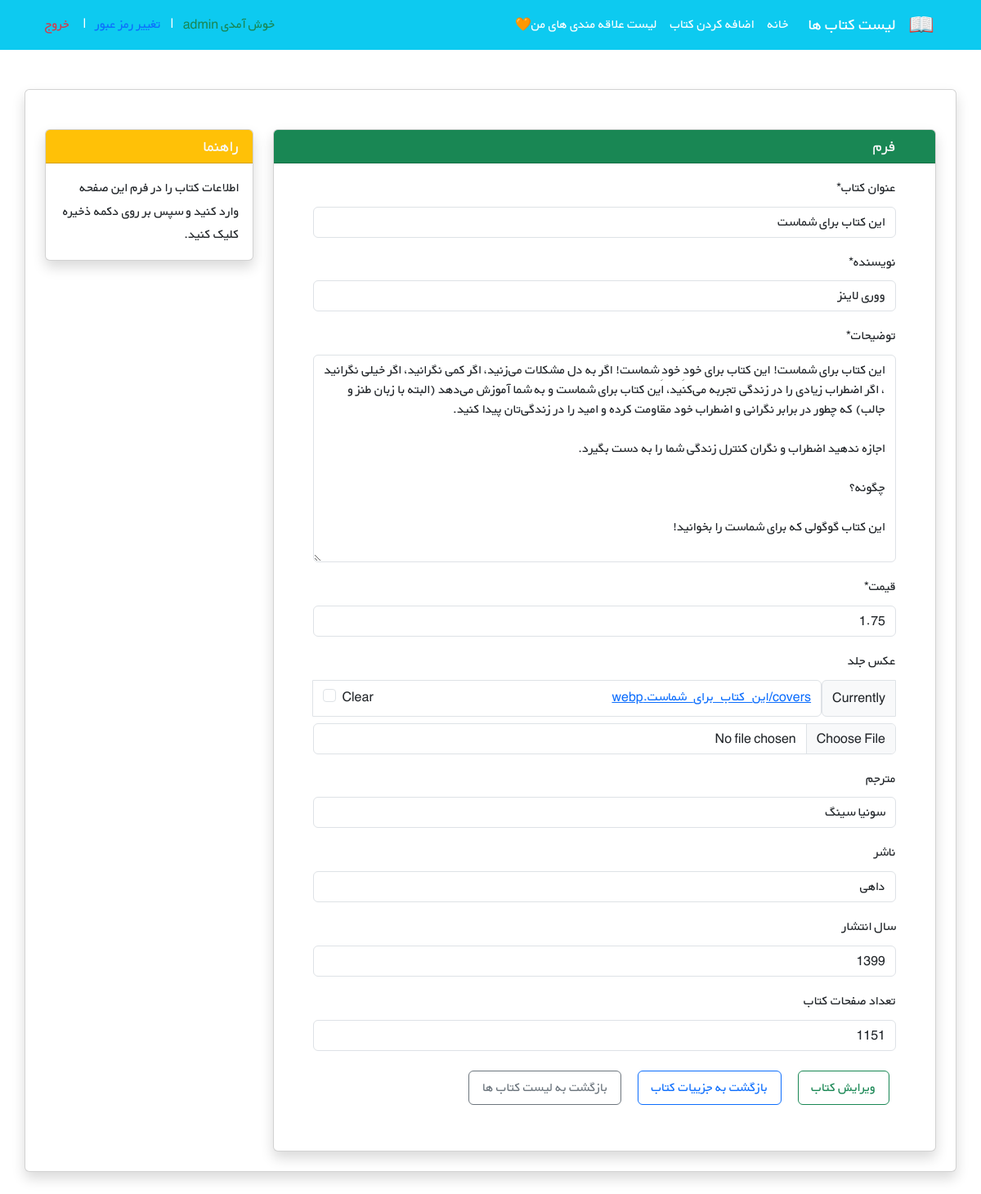
The app's page /books/update/7/ (signed in) with its own data.
### books/models.py (models this page shows, shortened)
class Book(models.Model):
    title = models.CharField(max_length=255, verbose_name='عنوان کتاب')
    author = models.CharField(max_length=255, default='جک لندن', verbose_name='نویسنده')
    description = models.TextField(verbose_name='توضیحات')
    price = models.DecimalField(max_digits=6, decimal_places=2, default=9.99, verbose_name='قیمت')
    cover = models.ImageField(upload_to='covers/', blank=True, verbose_name='عکس جلد')
    translator = models.CharField(max_length=255, blank=True, verbose_name='مترجم')
    publisher = models.CharField(max_length=255, blank=True, verbose_name='ناشر')
    year_published = models.PositiveSmallIntegerField(null=True, blank=True, verbose_name='سال انتشار')
    number_of_pages = models.PositiveSmallIntegerField(null=True, blank=True, verbose_name='تعداد صفحات کتاب')
    datetime_created = models.DateTimeField(auto_now_add=True, verbose_name='زمان ایجاد کتاب')
    user = models.ForeignKey(to=get_user_model(), on_delete=models.CASCADE, verbose_name='ایجاد کننده کتاب', related_name='books')
    def get_absolute_url(self):
        return reverse("book_detail", kwargs={"pk": self.pk})

### books/views.py (the view, shortened to what this page needs)
# urls.py: path('update/<int:pk>/', BookUpdateView.as_view(), name='book_update'),
class BookUpdateView(LoginRequiredMixin, UserPassesTestMixin, generic.UpdateView):
    model = Book
    form_class = BookForm
    template_name = 'books/book_update_form.html'
    context_object_name = 'book'
    def test_func(self):
        object = self.get_object()
        return object.user==self.request.user

### books/forms.py
class BookForm(forms.ModelForm):
    class Meta:
        model = Book
        fields = ('title', 'author', 'description', 'price', 'cover', 'translator', 'publisher', 'year_published', 'number_of_pages', )

### books/templates/books/book_update_form.html (shortened to what this page needs)
{% extends "_base.html" %}
{% load crispy_forms_tags %}
{% block content %}
<div class="container mt-4" dir="rtl">
    <div class="row">
        <div class="col-9">
            <div class="card shadow my-3">
                <h5 class="card-header bg-success text-light px-5">فرم</h5>
                <div class="px-5 pt-3 pb-5">
                    <form method='post' enctype='multipart/form-data'>
                        {{ form|crispy }}
                        <input type='submit' class='btn btn-outline-success px-3 py-2 m-2' value='ویرایش کتاب'>
                        <a href="{{book.get_absolute_url}}" class='btn btn-outline-primary px-3 py-2 m-2'>بازگشت به جزییات کتاب</a>
                        <a href="{% url 'books' %}" class='btn btn-outline-secondary px-3 py-2 m-2'>بازگشت به لیست کتاب ها</a>
                    </form>
                </div>
            </div>
        </div>
        <div class="col-3">
                <div class="card my-3 shadow">
                    <h5 class="card-header bg-warning text-light">راهنما</h5>
                    <div class="card-body">
                        <p class="card-text">
                            اطلاعات کتاب را در فرم این صفحه وارد کنید و سپس بر روی دکمه ذخیره کلیک کنید.
                        </p>
                    </div>
                </div>
        </div>
    </div>
</div>
{% endblock content %}

### static/css/style.css (style rules this page uses)
* { font-family: 'BYekan', sans-serif; line-height: 1.8rem; }

### records on screen
Book: title "این کتاب برای شماست", author "ووری لاینز", description "این کتاب برای شماست! این کتاب برای خودِ خودِ شماست! اگر به دل مشکلات می‌زنید، اگر کمی نگرانید، اگر خیلی نگرانید ، اگر اضطراب زیادی را در زندگی تجربه می‌کنید، این کتاب برای شماست و به شما آموزش می‌دهد (البته با زبان طنز و جالب) که چطور در برابر نگرانی و اضطراب خود مقاومت کرده و امید را در زندگی‌تان پیدا کنید. اجازه ندهید اضطراب و نگران کنترل زندگی شما را به دست بگیرد. چگونه؟ این کتاب گوگولی که برای شماست را بخوانید!", price "1.75", translator "سونیا سینگ", publisher "داهی", year_published "1399", number_of_pages "1151"
